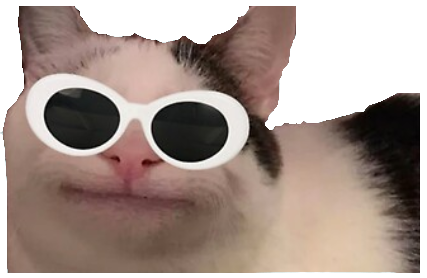
#> input picture example-images/catClout.png, 427 x 278 px
$ python image_printer_go_brrr_prethumbnail.py example-images/catClout.png
#> lines starting #> are read from the running program, lines starting #| are printed output that depends on the picture
#Known bugs:
# blows stuff up well beyond terminal dimensions :/ spaghetti
# truncates right edge of image under some conditions?
# for images with extreme aspect ratios, output sometimes too wide for terminal
#   !    This is happening because the script bases output size off of height
#        when it should be basing off width - simple fix!!
# transparency for nonRGB images turns white, should turn black (Image.convert)
#TODO
# choose ascii char based on brightness?
# refactor aggressively
# output array is way way longer than it should be, but it works so?????
# could effectively increase output "pixel" density by 2x as many column
#   samples as row samples?

from PIL import Image
from sys import argv
from os import get_terminal_size

def main():
    im_address = argv[1]
    im = Image.open(im_address).convert("RGB")
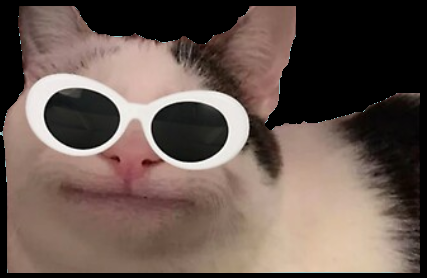
#> im: PIL image 427x278 RGB; mean R, G, B 105, 88.2, 80.5
    old_width = im.size[0]
#> old_width = 427
    old_height = im.size[1]
#> old_height = 278
#> (the run stopped early here; a loop or call above may not have finished)

$ run again, on example-images/catSwag.png
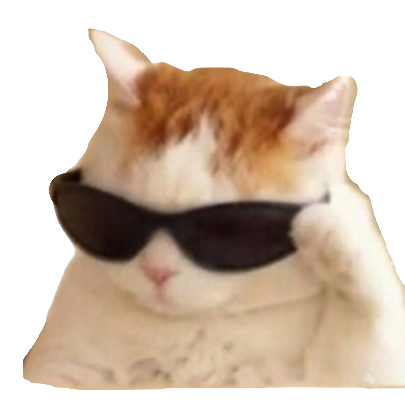
#> input picture example-images/catSwag.png, 405 x 405 px
#> in main, `im = Image.open(im_address).convert("RGB")`:
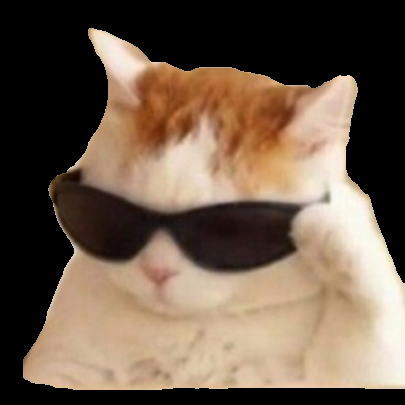
#> im: PIL image 405x405 RGB; mean R, G, B 110.4, 92.1, 75.6

$ run again, on example-images/mint_bestcrop.png
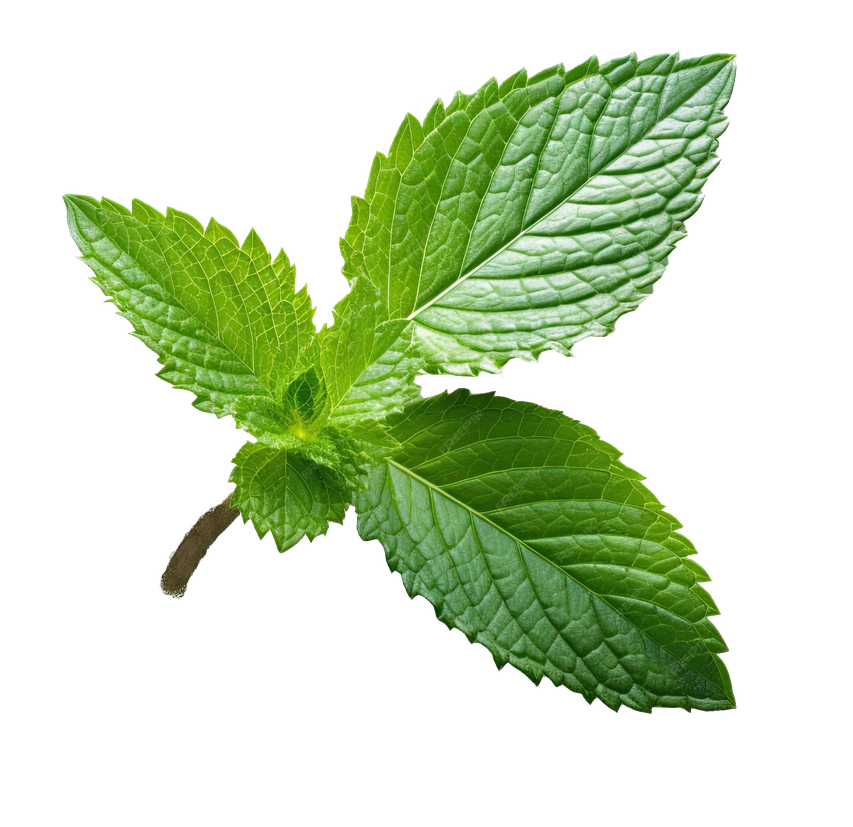
#> input picture example-images/mint_bestcrop.png, 853 x 827 px, shrunk from 1901 x 1843 before the run
#> in main, `im = Image.open(im_address).convert("RGB")`:
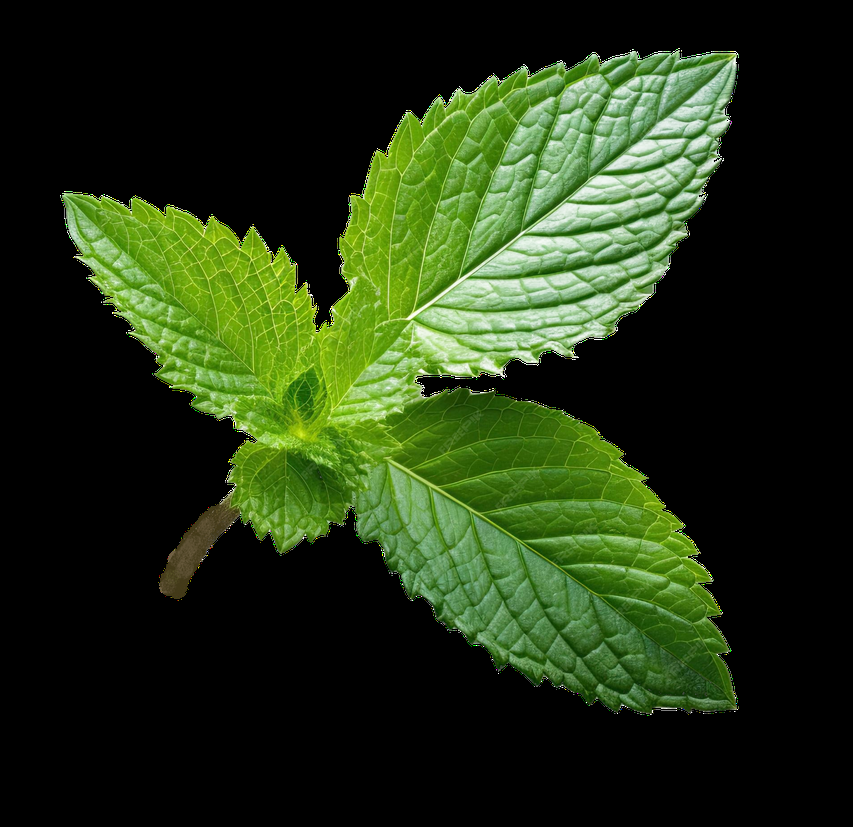
#> im: PIL image 853x827 RGB; mean R, G, B 35.1, 51.1, 20.6
